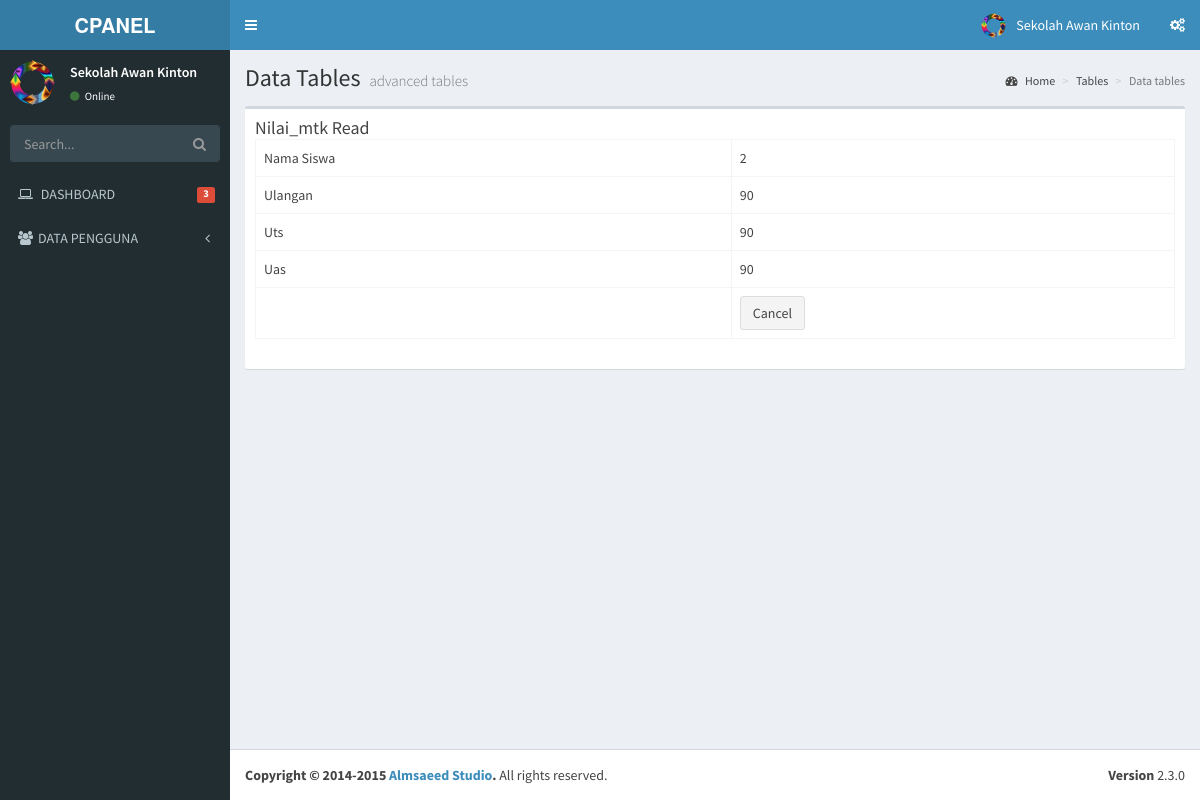
The app's page /nilai_mtk/read/4 with its own data.
### tables this page shows
CREATE TABLE `menu` (
  `id` int(11) NOT NULL,
  `name` varchar(50) NOT NULL,
  `link` varchar(50) NOT NULL,
  `icon` varchar(30) NOT NULL,
  `is_active` int(1) NOT NULL,
  `is_parent` int(1) NOT NULL
);

CREATE TABLE `nilai_mtk` (
  `id` int(11) NOT NULL,
  `nama_siswa` varchar(50) NOT NULL,
  `ulangan` int(11) DEFAULT NULL,
  `uts` int(11) DEFAULT NULL,
  `uas` int(11) DEFAULT NULL
);

### application/libraries/Template.php (called while the page is built)
<?php if ( ! defined('BASEPATH')) exit('No direct script access allowed');
class Template {
		var $template_data = array();
		function set($name, $value)
		{
			$this->template_data[$name] = $value;
		}
		function load($template = '', $view = '' , $view_data = array(), $return = FALSE)
		{
			$this->CI =& get_instance();
			$this->set('contents', $this->CI->load->view($view, $view_data, TRUE));
			return $this->CI->load->view($template, $this->template_data, $return);
		}
}

### application/controllers/Nilai_mtk.php (called while the page is built, shortened)
<?php
class Nilai_mtk extends CI_Controller
{
    public function read($id)
    {
        $row = $this->Nilai_mtk_model->get_by_id($id);
        if ($row) {
            $data = array(
		'id' => $row->id,
		'nama_siswa' => $row->nama_siswa,
		'ulangan' => $row->ulangan,
		'uts' => $row->uts,
		'uas' => $row->uas,
	    );
            $this->template->load('template','nilai_mtk_read', $data);
        } else {
            $this->session->set_flashdata('message', 'Record Not Found');
            redirect(site_url('nilai_mtk'));
        }
    }
}

### index.php (called while the page is built, shortened)
<?php
require_once BASEPATH.'core/CodeIgniter.php';

### application/models/Nilai_mtk_model.php (called while the page is built, shortened)
<?php
class Nilai_mtk_model extends CI_Model
{
    public $table = 'nilai_mtk';
    public $id = 'id';
    function get_by_id($id)
    {
        $this->db->where($this->id, $id);
        return $this->db->get($this->table)->row();
    }
}

### application/views/nilai_mtk_read.php (the view)
       <section class='content'>
         <div class='row'>
           <div class='col-xs-12'>
             <div class='box'>
               <div class='box-header'>
               <h3 class='box-title'>Nilai_mtk Read</h3>
       <table class="table table-bordered">
    <tr><td>Nama Siswa</td><td><?php echo $nama_siswa; ?></td></tr>
    <tr><td>Ulangan</td><td><?php echo $ulangan; ?></td></tr>
    <tr><td>Uts</td><td><?php echo $uts; ?></td></tr>
    <tr><td>Uas</td><td><?php echo $uas; ?></td></tr>
    <tr><td></td><td><a href="<?php echo site_url('nilai_mtk') ?>" class="btn btn-default">Cancel</a></td></tr>
</table>
       </div>
             </div>
           </div>
         </div>
       </section>

### application/views/template.php (shortened to what this page needs)
<!DOCTYPE html>
<html>
    <head>
        <link rel="stylesheet" href="<?php echo base_url() ?>template/bootstrap/css/bootstrap.min.css">
        <link rel="stylesheet" href="<?php echo base_url() ?>template/font-awesome-4.4.0/css/font-awesome.min.css">
        <link rel="stylesheet" href="<?php echo base_url() ?>template/ionicons-2.0.1/css/ionicons.min.css">
        <link rel="stylesheet" href="<?php echo base_url() ?>template/plugins/datatables/dataTables.bootstrap.css">
        <link rel="stylesheet" href="<?php echo base_url() ?>template/dist/css/AdminLTE.min.css">
        <link rel="stylesheet" href="<?php echo base_url() ?>template/dist/css/skins/_all-skins.min.css">
    </head>
    <body class="hold-transition skin-blue sidebar-mini">
        <div class="wrapper">
            <header class="main-header">
                <a href="index2.html" class="logo">
                    <span class="logo-lg"><b>CPANEL</b></span>
                </a>
                <nav class="navbar navbar-static-top" role="navigation">
                    <a href="#" class="sidebar-toggle" data-toggle="offcanvas" role="button">
                    </a>
                    <div class="navbar-custom-menu">
                        <ul class="nav navbar-nav">
                            <li class="dropdown user user-menu">
                                <a href="#" class="dropdown-toggle" data-toggle="dropdown">
                                    <img src="<?php echo base_url()?>template/dist/img/logo.png" class="user-image" alt="User Image">
                                    <span class="hidden-xs">Sekolah Awan Kinton</span>
                                </a>
                            </li>
                            <li>
                                <a href="#" data-toggle="control-sidebar"><i class="fa fa-gears"></i></a>
                            </li>
                        </ul>
                    </div>
                </nav>
            </header>
            <aside class="main-sidebar">
                <section class="sidebar">
                    <div class="user-panel">
                        <div class="pull-left image">
                            <img src="<?php echo base_url()?>template/dist/img/logo.png" class="img-circle" alt="User Image">
                        </div>
                        <div class="pull-left info">
                            <p>Sekolah Awan Kinton</p>
                            <a href="#"><i class="fa fa-circle text-success"></i> Online</a>
                        </div>
                    </div>
                    <form action="#" method="get" class="sidebar-form">
                        <div class="input-group">
                            <input type="text" name="q" class="form-control" placeholder="Search...">
                            <span class="input-group-btn">
                                <button type="submit" name="search" id="search-btn" class="btn btn-flat"><i class="fa fa-search"></i></button>
                            </span>
                        </div>
                    </form>
                    <ul class="sidebar-menu">
                        <li>
                            <a href="<?php echo site_url('dashboard') ?>">
                                <i class="fa fa-laptop"></i> <span>DASHBOARD</span>
                                <small class="label pull-right bg-red">3</small>
                            </a>
                        </li>
                        <?php
                        $menu = $this->db->get_where('menu', array('is_parent' => 0,'is_active'=>1));
                        foreach ($menu->result() as $m) {
                            $submenu = $this->db->get_where('menu',array('is_parent'=>$m->id,'is_active'=>1));
                            if($submenu->num_rows()>0){
                                echo "<li class='treeview'>
                                    ".anchor('#',  "<i class='$m->icon'></i>".strtoupper($m->name).' <i class="fa fa-angle-left pull-right"></i>')."
                                        <ul class='treeview-menu'>";
                                   echo"</ul>
                                    </li>";
                            }else{
                                echo "<li>" . anchor($m->link, "<i class='$m->icon'></i> <span>" . strtoupper($m->name)) . "</span></li>";
                            }
                        }
                        ?>
                    </ul>
                </section>
            </aside>
            <div class="content-wrapper">
                <section class="content-header">
                    <h1>
                        Data Tables
                        <small>advanced tables</small>
                    </h1>
                    <ol class="breadcrumb">
                        <li><a href="#"><i class="fa fa-dashboard"></i> Home</a></li>
                        <li><a href="#">Tables</a></li>
                        <li class="active">Data tables</li>
                    </ol>
                </section>
                <?php
                echo $contents;
                ?>
            </div>
            <footer class="main-footer">
                <div class="pull-right hidden-xs">
                    <b>Version</b> 2.3.0
                </div>
                <strong>Copyright &copy; 2014-2015 <a href="http://almsaeedstudio.com">Almsaeed Studio</a>.</strong> All rights reserved.
            </footer>
        </div>
    </body>
</html>

### records on screen
menu: icon+name "DATA PENGGUNA"
nilai_mtk: nama_siswa "2", ulangan "90", uts "90", uas "90"
